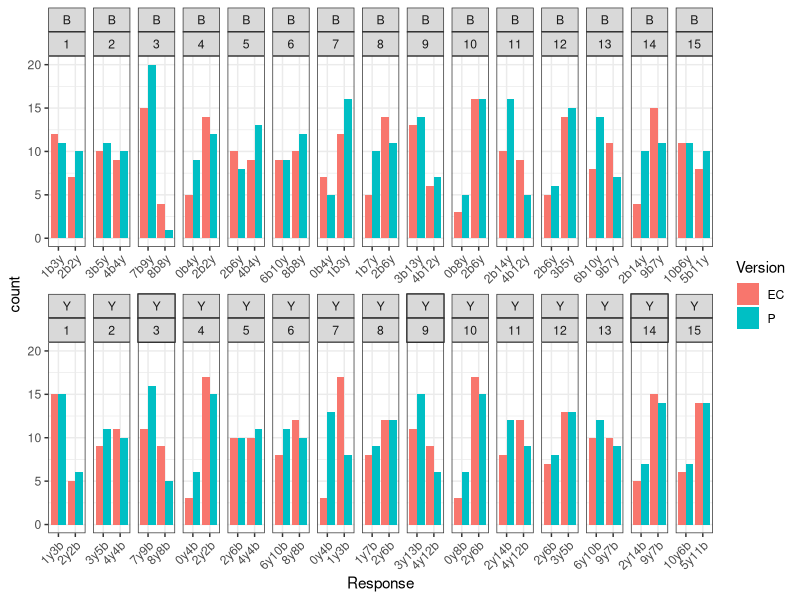
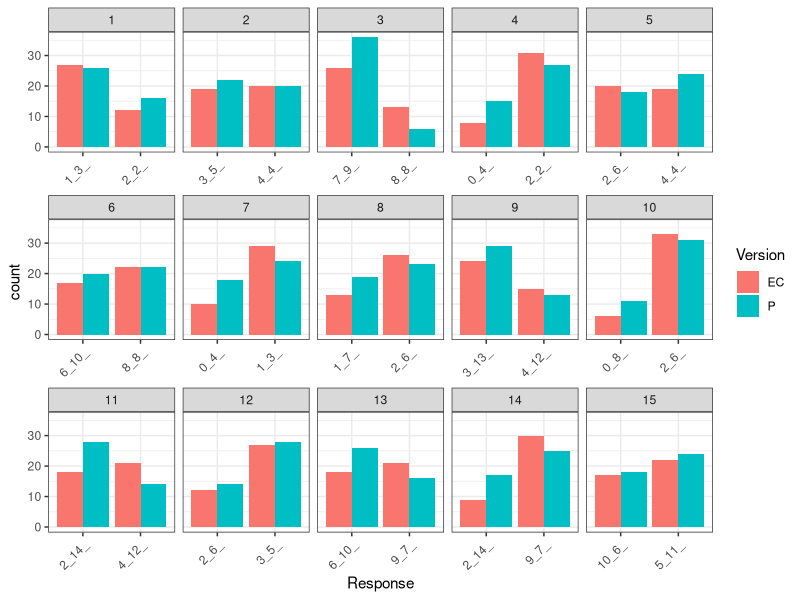
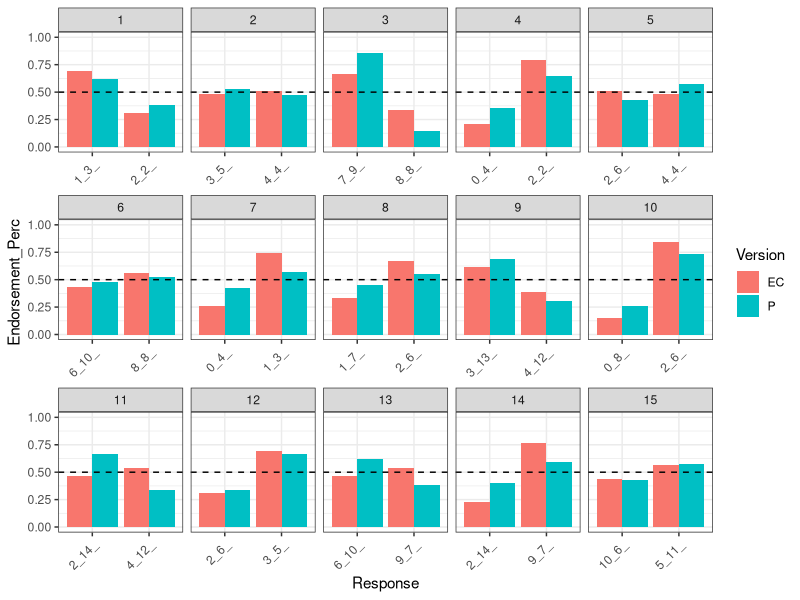
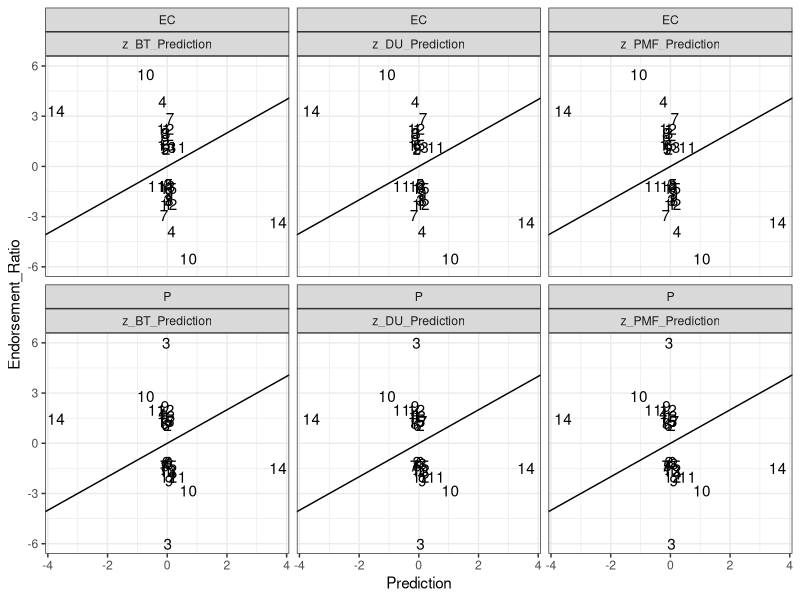

Reproduce these figures in R, in order.
# Load libraries.
library(tidyverse)

# Set the working directory.
setwd("D:/Research/probabilistic_reasoning/")

# Read in the human data.
human_0 = read_csv("data/sampling_6/sampling_6.csv") %>%
  left_join(select(read_csv("data/sampling_6/demographics.csv"), -Comments)) 

# Exclude a participant for data entry error.
human_1 = human_0 %>%
  filter(UniqueId!="082218_Uvasichi_443")

# Visualize the raw human data.
human_1 %>%
  ggplot(aes(x=Response, group=Version, fill=Version)) + 
  geom_histogram(stat="count", position="dodge") + 
  facet_wrap(Condition~Trial, scales="free_x", nrow=2) + 
  theme_bw() +
  theme(axis.text.x=element_text(angle=45, hjust=1))

# Strip the color information from the response column.
convert_response = function(response) {
  new_response = c()
  for (i in 1:nchar(response)) {
    if (!is.na(as.numeric(substr(response, i, i)))) {
      new_response = paste(new_response, substr(response, i, i), sep="")
    }
    else {
      new_response = paste(new_response, "_", sep="")
    }
  }
  return(new_response)
}  
human_2 = human_1 %>%
  mutate(Response=sapply(Response, convert_response))

# Visualize the human data after collapsing color conditions.
human_2 %>%
  ggplot(aes(x=Response, group=Version, fill=Version)) + 
  geom_histogram(stat="count", position="dodge") + 
  facet_wrap(~Trial, scales="free_x", nrow=3) + 
  theme_bw() +
  theme(axis.text.x=element_text(angle=45, hjust=1))

# Compute and visualize the percentage endorsements.
human_3 = human_2 %>%
  do(left_join(., summarize(group_by(., Version, Trial), 
                            Trial_Total=n()))) %>%
  group_by(Version, Trial, Response, Trial_Total) %>%
  summarize(Response_Total=n()) %>%
  mutate(Endorsement_Perc=Response_Total/Trial_Total) 

human_3 %>% 
  ggplot(aes(x=Response, y=Endorsement_Perc, group=Version, fill=Version)) + 
  geom_histogram(stat="identity", position="dodge") +
  geom_hline(aes(yintercept=0.5), linetype="dashed", color="black", size=0.5) +
  facet_wrap(~Trial, scales="free_x", nrow=3) +
  theme_bw() +
  theme(axis.text.x=element_text(angle=45, hjust=1)) +
  ylim(0, 1)

# Compute the odds ratio for each option within a trial.
# - For odds ratio > 1: compute a/b and the percentage of participants that
#   chose a
# - For odds ratio < 1: compute -a/b and the percentage of participants that
#   chose b
human_4 = human_3 %>%
  mutate(Endorsement_Ratio=ifelse(Response_Total/(Trial_Total-Response_Total) < 1,
                                  -(Trial_Total-Response_Total)/Response_Total,
                                  Response_Total/(Trial_Total-Response_Total)))

# Read in the model predictions and stitch them to the human data.
data_0 = human_4 %>%
  left_join(read_csv("data/model/model.csv"))

# Find the response with the highest participant endorsement per trial to 
# compare its likelihood ratio with the likelihood ratios predicted by the
# model.
# data_1 = data_0 %>% 
#   ungroup() %>%
#   group_by(Version, Trial) %>% 
#   filter(Response_Total==max(Response_Total)) %>%
#   arrange(Trial)

# Scale the likelihood ratios for both the participant data and the model
# predictions.
data_2 = data_0 %>%
  filter(Version=="EC") %>%
  mutate(z_PMF_Prediction=(PMF_Prediction-mean(.$PMF_Prediction))/sd(.$PMF_Prediction),
         z_DU_Prediction=(DU_Prediction-mean(.$DU_Prediction))/sd(.$DU_Prediction),
         z_BT_Prediction=(BT_Prediction-mean(.$BT_Prediction))/sd(.$BT_Prediction))
data_3 = data_0 %>%
  filter(Version=="P") %>%
  mutate(z_PMF_Prediction=(PMF_Prediction-mean(.$PMF_Prediction))/sd(.$PMF_Prediction),
         z_DU_Prediction=(DU_Prediction-mean(.$DU_Prediction))/sd(.$DU_Prediction),
         z_BT_Prediction=(BT_Prediction-mean(.$BT_Prediction))/sd(.$BT_Prediction))
data_4 = rbind(data_2, data_3) %>%
  gather(Model_Type, Prediction, z_PMF_Prediction, z_DU_Prediction, z_BT_Prediction)

# Visualize the scaled likelihood ratios of the participant data and the model
# predictions.
data_4 %>%
  ggplot(aes(x=Prediction, y=Endorsement_Ratio, label=Trial)) +
  geom_text() +
  geom_abline() + 
  facet_wrap(Version~Model_Type) + 
  theme_bw()
